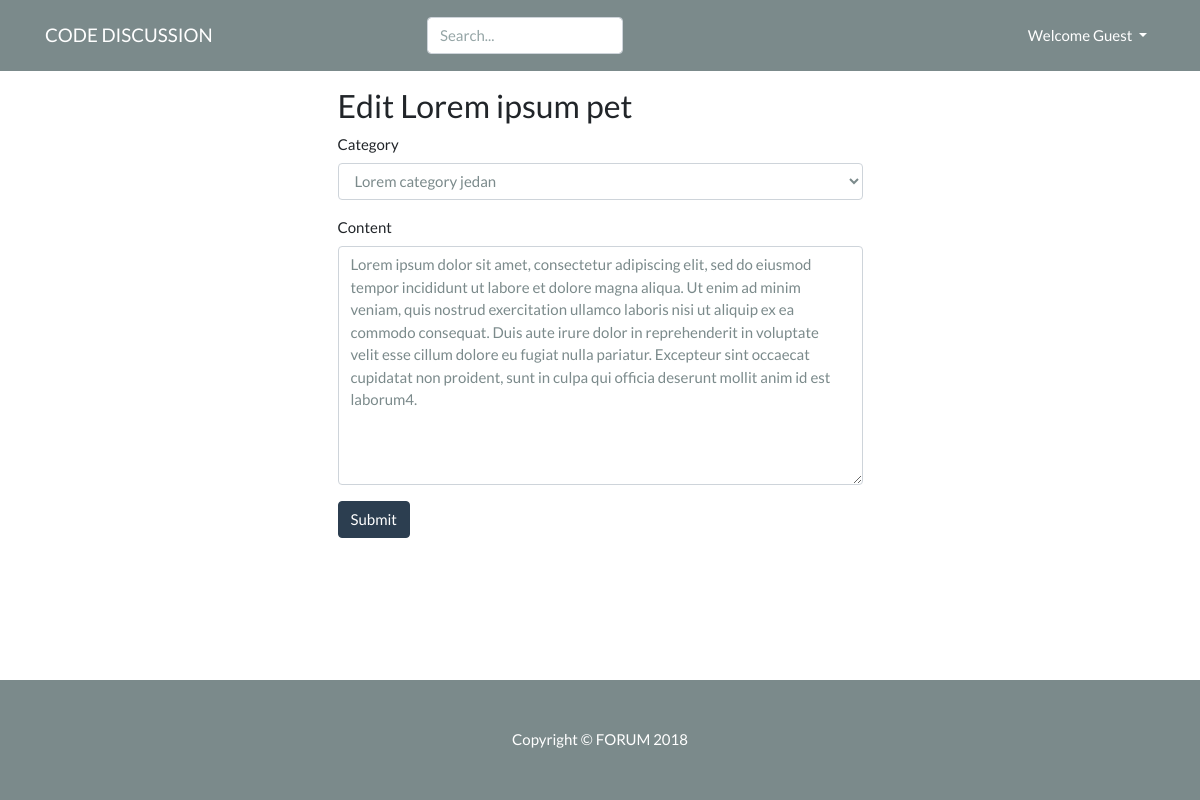
The app's page /questions/lorem-ipsum-pet/edit with its own data.
### questions/models.py (models this page shows, shortened)
class Question(models.Model):
    category = models.ForeignKey(
        Category, on_delete=models.CASCADE, related_name='questions')
    owner = models.ForeignKey(
        User, on_delete=models.CASCADE, related_name='questions')
    title = models.CharField(max_length=150, unique=True)
    slug = models.SlugField(max_length=150, unique=True, editable=False)
    content = models.TextField(blank=False, unique=True)
    created_at = models.DateTimeField(auto_now_add=True)
    updated_at = models.DateTimeField(auto_now=True)
    solved = models.BooleanField(default=False)
    likes = GenericRelation('Like')
    class Meta:
        get_latest_by = "-pk"

### questions/views.py (the view)
# urls.py: path('<slug:slug>/edit', QuestionUpdateView.as_view(), name='update_question'),
class QuestionUpdateView(generic.UpdateView):
    model = Question
    fields = ['category', 'content']
    template_name = 'questions/update_question.html'

### questions/models.py (called while the page is built)
    def __str__(self):
        return self.title

### templates/questions/update_question.html (shortened to what this page needs)
{% extends 'base.html' %}
{% load bootstrap4 %}
{% block content %}
  <div class="col-md-6 offset-md-3 mt-3">
    <h3>Edit {{ question.title }}</h3>
    <form action="" method="post" class="form">
      {% bootstrap_form form %}
      {% buttons %}
          <button type="submit" class="btn btn-primary">Submit</button>
      {% endbuttons %}
    </form>
  </div>
{% endblock %}

### assets/css/custom.css (style rules this page uses)
html { height: 100%; box-sizing: border-box; }
body { position: relative; margin: 0; padding-bottom: 6rem; min-height: 100%; text-align: justify; }

### records on screen
Question: title "Lorem ipsum pet", category "Lorem category jedan", content "Lorem ipsum dolor sit amet, consectetur adipiscing elit, sed do eiusmod tempor incididunt ut labore et dolore magna aliqua. Ut enim ad minim veniam, quis nostrud exercitation ullamco laboris nisi ut aliquip ex ea commodo consequat. Duis aute irure dolor in reprehenderit in voluptate velit esse cillum dolore eu fugiat nulla pariatur. Excepteur sint occaecat cupidatat non proident, sunt in culpa qui officia deserunt mollit anim id est laborum4."
